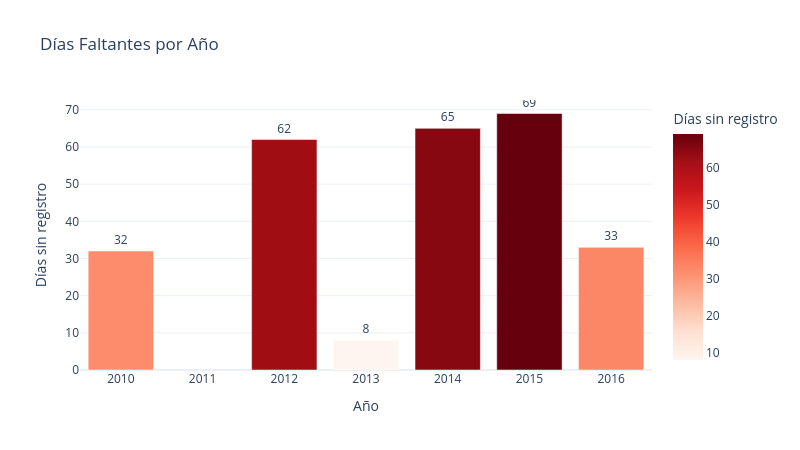

The cell this chart's notebook holds for it:
### Markdown cell above
## 6. Diagnóstico de Completitud Temporal

El dataset tiene **2,653 registros** pero el rango 2010–2017 debería tener ~2,922 días.  
Identificamos los **días faltantes** y cuantificamos los gaps por año para entender la calidad temporal.

### Code cell
# =============================================================================
# CONCEPTO: Diagnóstico de completitud temporal — detección de gaps
# -----------------------------------------------------------------------------
# Una serie de tiempo diaria debe tener exactamente un registro por día. Si
# faltan días (gaps), los cálculos de medias móviles, correlaciones y modelos
# de forecasting pueden producir resultados erróneos o fallar directamente.
#
# Estrategia:
#   1. pd.date_range(start, end, freq="D"): genera el rango COMPLETO de fechas
#      diarias esperadas entre la primera y última fecha de la serie.
#   2. rango_completo.difference(df.index): devuelve los días que están en el
#      rango esperado pero NO en el índice del DataFrame → días faltantes (gaps).
#   3. Completitud (%) = registros reales / días esperados × 100.
#      Umbral orientativo: se considera aceptable > 90–95% para series hidroló.
#
# Gaps por año: dt.year.value_counts().sort_index()
#   - Agrupa las fechas faltantes por año para identificar si los gaps se
#     concentran en un período específico (evento, falla de estación) o son
#     distribuidos a lo largo de toda la serie.
#
# Gráfico de barras con color_continuous_scale="Reds":
#   - Escala de color que refuerza visualmente la severidad: más oscuro = más
#     días faltantes. Facilita identificar los años más problemáticos.
#
# CRITERIO DE USO: Ejecutar siempre antes de cualquier resampleo, interpolación
# o modelado. Un gap no detectado puede generar autocorrelaciones artificiales
# o errores en ventanas de tiempo móviles.
# =============================================================================

# Paso 1: Generar el rango completo de días esperados
rango_completo = pd.date_range(start=df.index.min(), end=df.index.max(), freq="D")

# Paso 2: Comparar contra el índice real → días presentes en el rango pero no en los datos
fechas_faltantes = rango_completo.difference(df.index)

print(f"📅 Rango completo esperado: {len(rango_completo)} días")
print(f"📋 Días con datos: {len(df)}")
print(f"❌ Días faltantes: {len(fechas_faltantes)}")
print(f"📊 Completitud: {len(df) / len(rango_completo) * 100:.1f}%")

# Paso 3: Cuantificar gaps por año para identificar períodos críticos
gaps_year = pd.Series(fechas_faltantes).dt.year.value_counts().sort_index().reset_index()
gaps_year.columns = ["Año", "Días_Faltantes"]

print(f"\n📊 Días faltantes por año:")
print(gaps_year.to_string(index=False))

# Gráfico de barras: distribución temporal de los gaps
# color_continuous_scale="Reds": intensidad de color proporcional a la magnitud
fig = px.bar(
    gaps_year,
    x="Año",
    y="Días_Faltantes",
    title="Días Faltantes por Año",
    labels={"Días_Faltantes": "Días sin registro", "Año": "Año"},
    text="Días_Faltantes",          # Etiqueta del valor sobre cada barra
    color="Días_Faltantes",
    color_continuous_scale="Reds",  # Escala roja: más oscuro = más faltantes
)
fig.update_traces(textposition="outside")
fig.update_layout(width=800, height=450, showlegend=False)
fig.show()

### Figure 1 — Plotly figure (JSON) as saved in the notebook; plotly's stock layout.template omitted (floating-point values rounded to 4 significant figures)
{"data": [{"hovertemplate": "Año=%{x}<br>Días sin registro=%{marker.color}<extra></extra>", "legendgroup": "", "marker": {"color": [32, 62, 8, 65, 69, 33], "coloraxis": "coloraxis", "pattern": {"shape": ""}}, "name": "", "orientation": "v", "showlegend": false, "text": [32.0, 62.0, 8.0, 65.0, 69.0, 33.0], "textposition": "outside", "type": "bar", "x": [2010, 2012, 2013, 2014, 2015, 2016], "xaxis": "x", "y": [32, 62, 8, 65, 69, 33], "yaxis": "y"}], "layout": {"barmode": "relative", "coloraxis": {"colorbar": {"title": {"text": "Días sin registro"}}, "colorscale": [[0, "rgb(255,245,240)"], [0.125, "rgb(254,224,210)"], [0.25, "rgb(252,187,161)"], [0.375, "rgb(252,146,114)"], [0.5, "rgb(251,106,74)"], [0.625, "rgb(239,59,44)"], [0.75, "rgb(203,24,29)"], [0.875, "rgb(165,15,21)"], [1, "rgb(103,0,13)"]]}, "height": 450, "legend": {"tracegroupgap": 0}, "showlegend": false, "title": {"text": "Días Faltantes por Año"}, "width": 800, "xaxis": {"anchor": "y", "domain": [0, 1], "title": {"text": "Año"}}, "yaxis": {"anchor": "x", "domain": [0, 1], "title": {"text": "Días sin registro"}}}}
